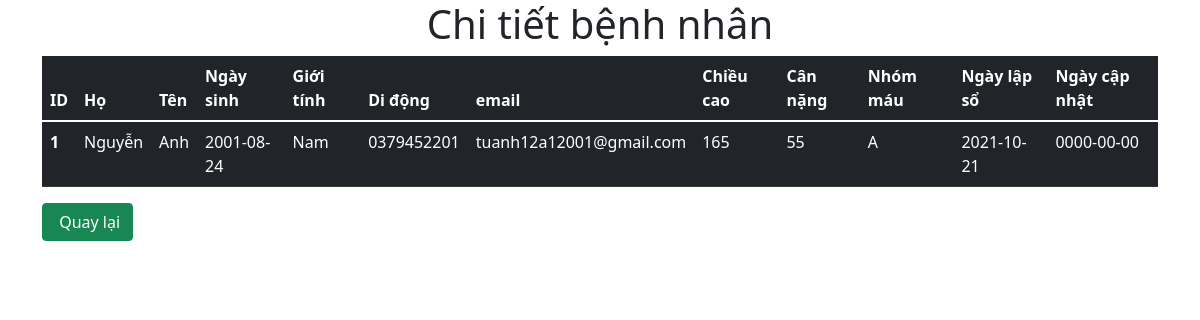
Page /chitiet_1.php?id=1 on the committed database.
### tables this page shows
CREATE TABLE `patientt` (
  `patienid` int(10) UNSIGNED NOT NULL,
  `firstname` varchar(50) NOT NULL,
  `lastname` varchar(50) NOT NULL,
  `dateofbirth` date NOT NULL,
  `gender` tinyint(1) NOT NULL,
  `mobile` varchar(12) NOT NULL,
  `email` varchar(255) NOT NULL,
  `height` varchar(50) NOT NULL,
  `weight` varchar(50) NOT NULL,
  `blood_type` varchar(50) NOT NULL,
  `created_on` date NOT NULL DEFAULT current_timestamp(),
  `modified_on` date NOT NULL DEFAULT current_timestamp()
);

### src/chitiet_1.php (the view, shortened to what this page needs)
<?php
    include './menu_footer/menu.php';
?>
    <h1 class="text-center">Chi tiết bệnh nhân</h1>
    <div class="container">
        <table class="table table-dark table-hover">
            <thead>
                <tr>
                <th scope="col">ID </th>
                <th scope="col">Họ</th>
                <th scope="col">Tên</th>
                <th scope="col">Ngày sinh</th>
                <th scope="col">Giới tính</th>
                <th scope="col">Di động</th>
                <th scope="col">email</th>
                <th scope="col">Chiều cao</th>
                <th scope="col">Cân nặng</th>
                <th scope="col">Nhóm máu</th>
                <th scope="col">Ngày lập sổ</th>
                <th scope="col">Ngày cập nhật</th>
                </tr>
            </thead>
            <tbody>
                <?php
                    include './config.php';
                    $id = $_GET['id'];
                    $sql = "SELECT * FROM patientt WHERE patienid = '$id'";
                    $result = mysqli_query($conn,$sql);
                    if(mysqli_num_rows($result) > 0)
                    {
                        while($row = mysqli_fetch_assoc($result)){
                            echo '<tr>';
                            echo '<th scope="row">'.$row['patienid'].'</th>';
                            echo '<td>'.$row['firstname'].'</td>';
                            echo '<td>'.$row['lastname'].'</td>';
                            echo '<td>'.$row['dateofbirth'].'</td>';
                            if($row['gender'] == '1'){
                                $gender = 'Nam';
                            }else{
                                $gender = 'Nữ';
                            }
                            echo '<td>'.$gender.'</td>';
                            echo '<td>'.$row['mobile'].'</td>';
                            echo '<td>'.$row['email'].'</td>';
                            echo '<td>'.$row['height'].'</td>';
                            echo '<td>'.$row['weight'].'</td>';
                            echo '<td>'.$row['blood_type'].'</td>';
                            echo '<td>'.$row['created_on'].'</td>';
                            echo '<td>'.$row['modified_on'].'</td>';
                            echo '</tr>';
                        }
                    }
                ?>
            </tbody>
        </table>
        <a href="index.php" class="btn btn-success mb-3"><i class="fad fa-chevron-square-left"></i> Quay lại</a>
    </div>
<?php
    include './menu_footer/footer.php';
?>

### rows in the picture
patientt: patienid "1", firstname "Nguyễn", lastname "Anh", dateofbirth "2001-08-24", gender "Nam", mobile "0379452201", email "tuanh12a12001@gmail.com", height "165", weight "55", blood_type "A", created_on "2021-10-21", modified_on "0000-00-00"
